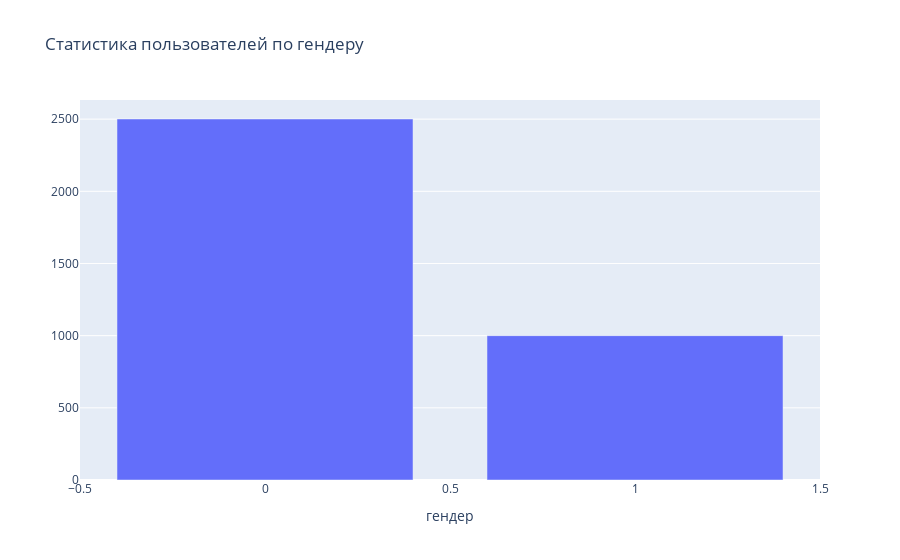

The code cell stored with this chart in its notebook:
### Code cell
# создаем объект для визуализации
trace0 = go.Bar(
    x=d.index,
    y=d.values,
    name='Count'
)

# объединяем графические объекты и задаем title графика в layout
data = [trace0]
layout = {'title': 'Статистика пользователей по гендеру', 'xaxis': {'title': 'гендер'}}

# создаем объект Figure и визуализируем его
fig = go.Figure(data=data, layout=layout)
iplot(fig, show_link=False)

### Figure 1 — Plotly figure (JSON) as saved in the notebook; plotly's stock layout.template omitted (floating-point values rounded to 4 significant figures)
{"data": [{"name": "Count", "type": "bar", "x": [0, 1], "y": [2501, 1000]}], "layout": {"title": {"text": "Статистика пользователей по гендеру"}, "xaxis": {"title": {"text": "гендер"}}}}
